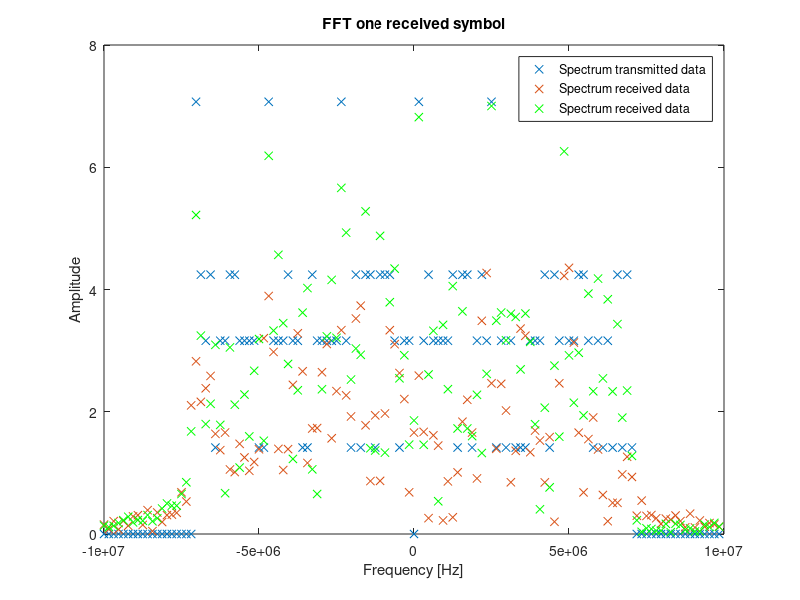

The MATLAB source for this figure:

clc
close all
clear variables

data = load('tx_data_test_spectrum.mat');
Tx_data = data.save_data_tx;
%Rx_data = data.Rx_OFDM_19_11_2020;

data_fs_1MHz = load('Rx_OFDM_19_11_2020_fs_1Mhz.mat');
Rx_data_1MHz = data_fs_1MHz.Rx_OFDM_19_11_2020_fs_1Mhz;

fs = 20e6;
x = -fs/2:fs/128:fs/2-fs/128;


% Spectrum transmitted data
% figure
plot(x, abs(fftshift(fft(Tx_data(10+[1:128])))), 'x')
title('FFT one transmit symbol')
xlabel('Frequency [Hz]')
ylabel('Amplitude')

hold on 

% Spectrum received data
tmp = Rx_data_1MHz(2575+[1:1370]);

% figure
plot(x , abs(fftshift(fft(tmp(9+[1:128])))), 'x')
title('FFT one received symbol')
xlabel('Frequency [Hz]')
ylabel('Amplitude')


% Spectrum received data 1MHz
fs = 1e6;
% figure
for k=9 
    tmp=Rx_data_1MHz(2660+k+[1:128]);
    plot(x, abs(fftshift(fft(tmp))),'xg');
    xlabel('Frequency [Hz]')
    ylabel('Amplitude')
%     pause;
end

legend('Spectrum transmitted data','Spectrum received data','Spectrum received data')
hold off